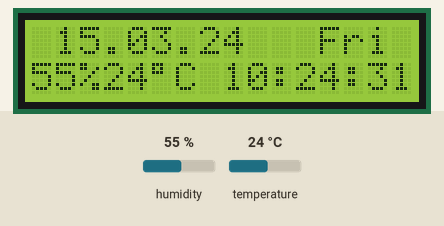
This sketch was run on a simulated Arduino Uno, built with avr-gcc and run on an emulated ATmega328P. Parts: 16×2 character LCD. Inputs (shaded band) come from the test bench; at power-on: humidity 55 %, temperature 24 °C. The local clock reads 2024-03-15 10:24:30 at power-on unless the sketch sets it.

Above: at 1.2 s.
1.3 s: humidity set to 22 %
At 2.7 s:
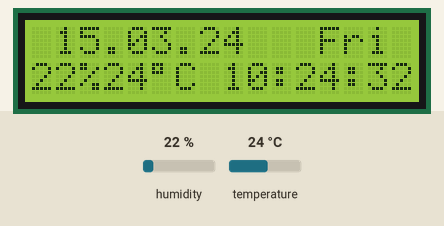
4.7 s: temperature set to 12 °C
At 6.2 s:
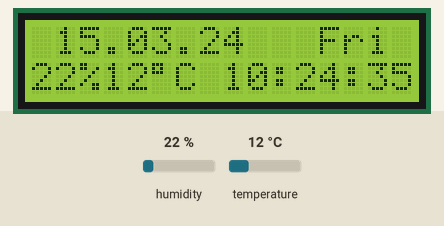
7.9 s: humidity set to 40 %
At 9.4 s:
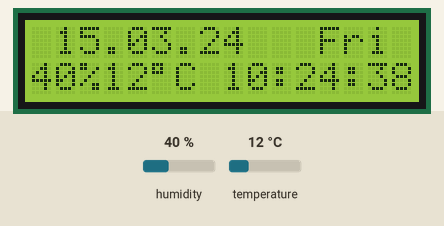
11.1 s: temperature set to 19 °C
At 12.2 s:
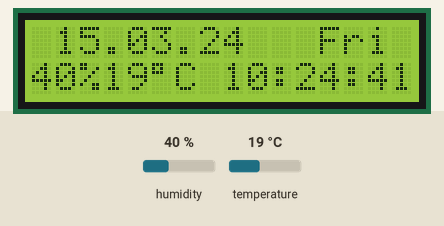
Timing chart, 0 to 14.1 s (numbered marks = the images above; inputs shaded):
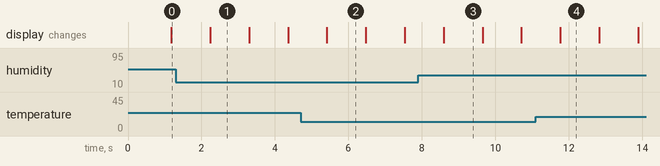

Measured:
- what the display in image 1 shows lasts 1.1 s, from 2.2 s to 3.3 s

The sketch:

DS1302_1602_i2c_clock.ino
```cpp
// DS1302_LCD (C)2010 Henning Karlsen +2015 NTGERALT
// web: http://www.henningkarlsen.com/electronics
//
// A quick demo of how to MIX DS1302-library and DHT11 into 1602 I2C LCD.

// DS1302:
//          CE pin    -> Arduino Digital 2
//          I/O pin   -> Arduino Digital 3
//          SCLK pin  -> Arduino Digital 4
//          VCC  -> 5V
//          GND  -> GND


//1602 I2C  LCD:
//            SDA       -> A4
//            SCL       -> A5
//          VCC  -> 5V
//          GND  -> GND


// DHT11:
//          IO DATA  -> Arduino Digital 4
//          VCC  -> 5V
//          GND  -> GND


   #define SCK_PIN 4
   #define IO_PIN 3
   #define RST_PIN 2
   #define dht_dpin 5
   #include <dht.h>
   #include <DS1302.h>
   #include <Wire.h>
   #include <LiquidCrystal_I2C.h>
   LiquidCrystal_I2C lcd(39,16,2);  // 0x27 ou 39
   DS1302 rtc(RST_PIN, IO_PIN, SCK_PIN);
   dht DHT;

   void setup(){

   lcd.init();        // initializa o lcd
   lcd.backlight();   // acende a luz de fundo no lcd

   rtc.halt(false);
   rtc.writeProtect(false);

   }

   void loop(){

   /* Os comandos abaixo servem para acertar data e hora retire
   as barras e acerte os valores, carregue o programa, recoloque
   as barras e recarregue o programa novamente*/

/////////////////SET TIMES HERE/////////////
//rtc.setDOW(1);
//rtc.setTime(00, 53, 00);
//rtc.setDate(20, 9, 2015);
   DHT.read11(dht_dpin);   //去library裡面找DHT.read11
   lcd.setCursor(0, 1);
   lcd.print((float)DHT.humidity,0);
   lcd.print("%");
   lcd.print((float)DHT.temperature, 0);
   lcd.print((char)223);
   lcd.println("C ");
   lcd.setCursor(8, 1);
   lcd.print(rtc.getTimeStr());

   lcd.setCursor(12, 0);
   lcd.print(rtc.getDOWStr(FORMAT_SHORT));

   lcd.setCursor(1,0);
   lcd.print(rtc.getDateStr(FORMAT_SHORT));

   delay (1000);
   }
```
